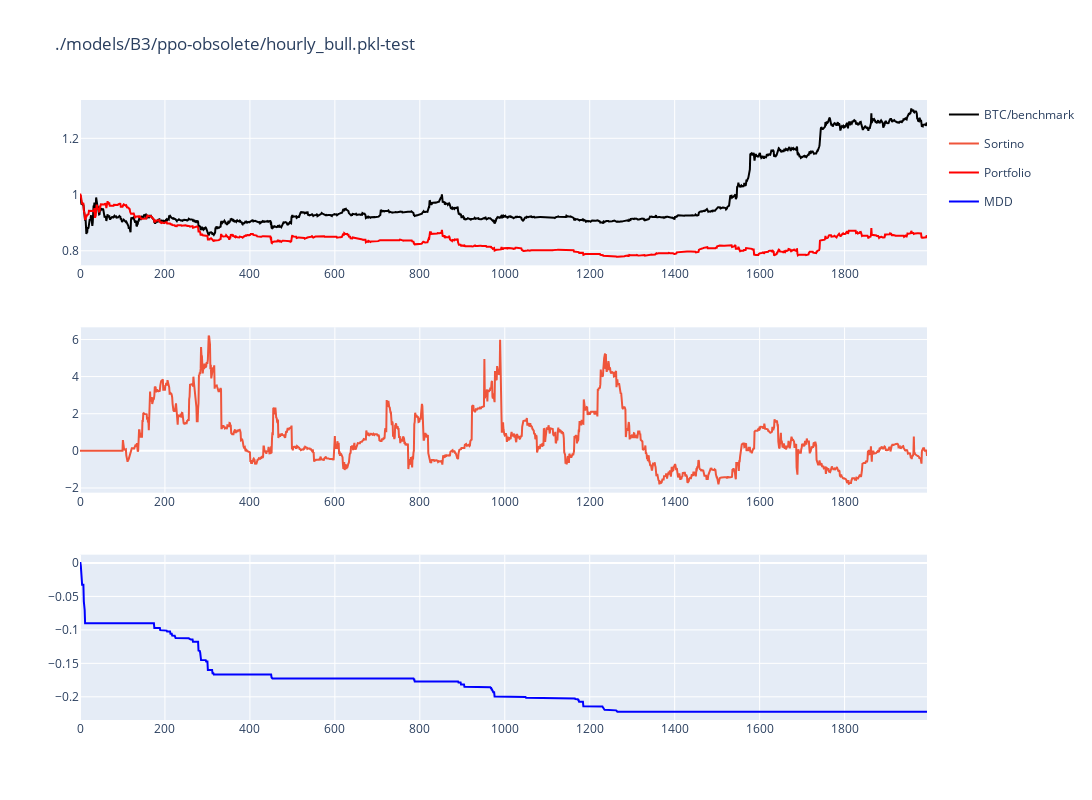

Notebook code cell kept with this figure:
### Code cell
results_[0]['figure']

### Figure 1 — Plotly figure (JSON) as saved in the notebook; plotly's stock layout.template omitted (floating-point values rounded to 4 significant figures; data arrays with more than 128 entries replaced by an {"elided": "..."} marker saying what was removed)
{"data": [{"legendgroup": "1", "marker": {"color": "black", "size": 42}, "name": "BTC/benchmark", "type": "scatter", "x": {"elided": "1995 int values"}, "xaxis": "x", "y": {"elided": "1995 float values"}, "yaxis": "y"}, {"name": "Sortino", "type": "scatter", "x": {"elided": "1995 int values"}, "xaxis": "x2", "y": {"elided": "1995 float values"}, "yaxis": "y2"}, {"marker": {"color": "red", "size": 42}, "name": "Portfolio", "type": "scatter", "x": {"elided": "1995 int values"}, "xaxis": "x", "y": {"elided": "1995 float values"}, "yaxis": "y"}, {"marker": {"color": "blue", "size": 42}, "name": "MDD", "type": "scatter", "x": {"elided": "1995 int values"}, "xaxis": "x3", "y": {"elided": "1995 float values"}, "yaxis": "y3"}], "layout": {"autosize": false, "height": 800, "title": {"text": "./models/B3/ppo-obsolete/hourly_bull.pkl-test"}, "width": 1300, "xaxis": {"anchor": "y", "domain": [0, 1]}, "xaxis2": {"anchor": "y2", "domain": [0, 1]}, "xaxis3": {"anchor": "y3", "domain": [0, 1]}, "yaxis": {"anchor": "x", "domain": [0.7333, 1]}, "yaxis2": {"anchor": "x2", "domain": [0.3667, 0.6333]}, "yaxis3": {"anchor": "x3", "domain": [0, 0.2667]}}}
